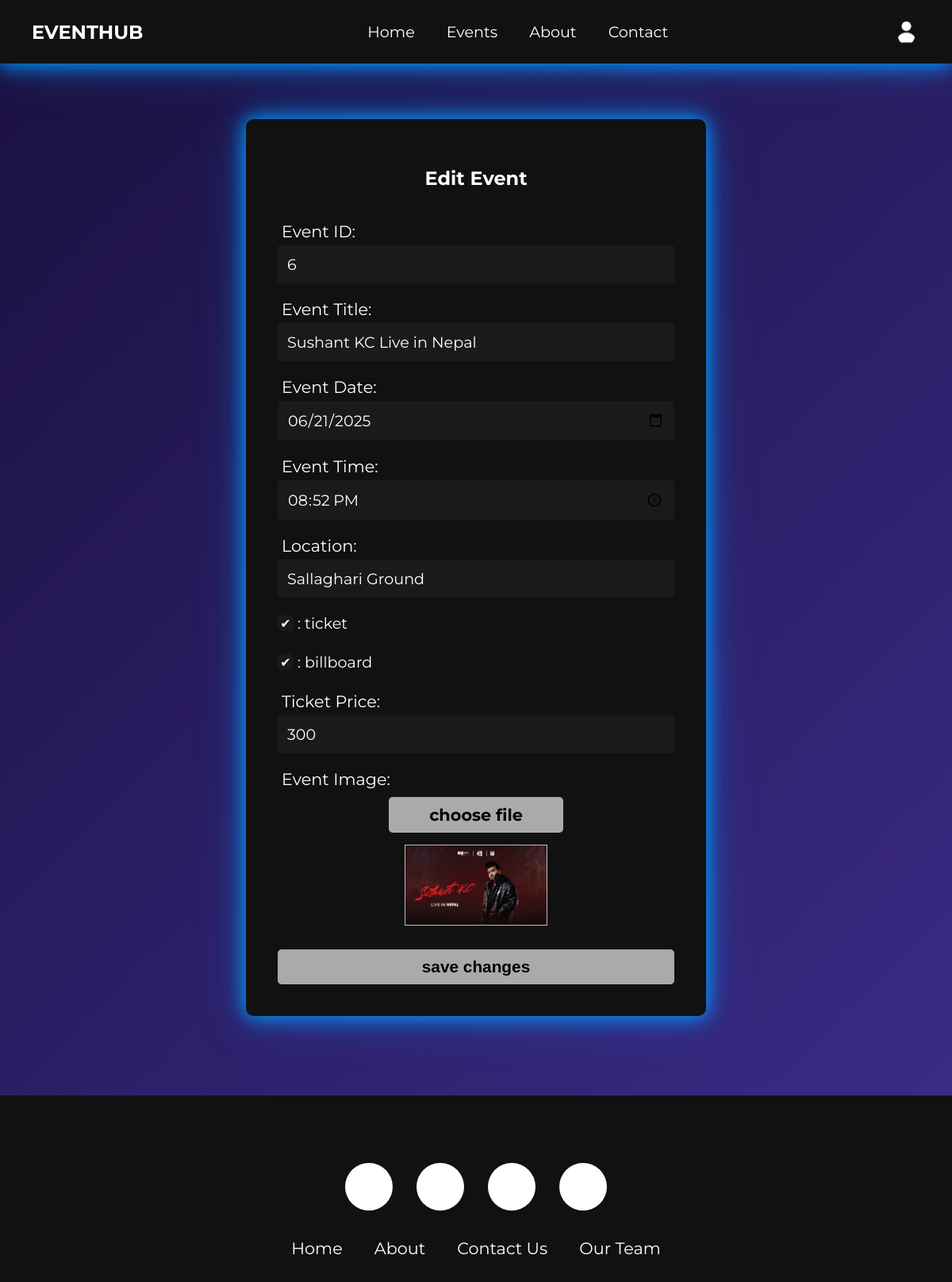
Page /events/edit/6/ (signed in) on the committed database.
### eventhub_user/models.py (models this page shows, shortened)
class CustomUser(AbstractBaseUser, PermissionsMixin):
    ROLE_CHOICES = [
        ('organizer', 'Organizer'),
        ('attendee', 'Attendee'),
        ('admin','Admin')
    ]
    id = models.AutoField(primary_key=True)
    name = models.CharField(max_length=255)
    email = models.EmailField(unique=True)
    joined_at = models.DateField(auto_now_add=True)
    role = models.CharField(max_length=10, choices=ROLE_CHOICES, default='attendee')
    is_active = models.BooleanField(default=True)
    is_staff = models.BooleanField(default=False)
    profile_picture = models.ImageField(
        upload_to='user_images/',
        default='user_images/default.png',
        null=True,
        blank=True
    )
    groups = models.ManyToManyField(Group, related_name="customuser_set", blank=True)
    user_permissions = models.ManyToManyField(Permission, related_name="customuser_permissions_set", blank=True)
    objects = CustomUserManager()
    USERNAME_FIELD = 'email'
    REQUIRED_FIELDS = ['name']

### eventmodule/models.py (models this page shows, shortened)
class Event(models.Model):
    event_id = models.AutoField(primary_key=True)
    title = models.CharField(max_length=200)
    description = models.TextField()
    event_date = models.DateField()
    event_time = models.TimeField()
    organizer = models.ForeignKey(CustomUser, on_delete=models.CASCADE, related_name='organized_events')
    location = models.CharField(max_length=200)
    created_at = models.DateTimeField(auto_now_add=True)
    is_active = models.BooleanField(default=True)
    has_ticket = models.BooleanField(default=False)
    is_billboard = models.BooleanField(default=False)
    ticket_price = models.DecimalField(max_digits=10, decimal_places=0, null=True, blank=True)
    event_image = models.ImageField(upload_to='event_images/', null=True, blank=True)

### eventmodule/views.py (the view)
# urls.py: path('events/edit/<int:event_id>/', views.edit_event_view, name='edit_event'),
@login_required
@user_passes_test(is_admin_or_organizer)
def edit_event_view(request, event_id):
    event = get_object_or_404(Event, pk=event_id)
    context = {
        'user': request.user,
        'event':event,
        'show_downbar': False
    }
    return render(request, 'events/event_edit.html', context)

### eventmodule/views.py (called while the page is built)
def is_admin_or_organizer(user):
    return user.is_authenticated and (user.is_staff or user.role == 'organizer')

### events/templates/events/event_edit.html (shortened to what this page needs)
{% extends 'base.html' %}
{% load static %}
{% load custom_filters %}
{% block extra_css %}
    <link rel="stylesheet" href="{% static 'CSS/Pages/event_edit.css' %}" />
{% endblock %}
{% block content %}
<div class="edit-event-container">
    <div class="event-edit-form">
        <h2>Edit Event</h2>
        <form id="form-edit-events">
            <label for="title" class="input-label">Event ID:</label>
            <div class="input-container">
                <input type="text" id="event_id" name="event_id" value="{{ event.event_id }}" readonly />
            </div>
            <label for="title" class="input-label">Event Title:</label>
            <div class="input-container">
                <input type="text" id="title" name="title" value="{{ event.title }}" placeholder="Enter event title..." />
            </div>
            <label for="event_date" class="input-label">Event Date:</label>
            <div class="input-container">
                <input type="date" id="event_date" name="event_date" value="{{ event.event_date|date:'Y-m-d' }}" />
            </div>
            <label for="event_time" class="input-label">Event Time:</label>
            <div class="input-container">
                <input type="time" id="event_time" name="event_time" value="{{ event.event_time|time:'H:i' }}" />
            </div>
            <label for="location" class="input-label">Location:</label>
            <div class="input-container">
                <input type="text" id="location" name="location" value="{{ event.location }}" placeholder="Enter event location..."  />
            </div>
            <div class="ticket">
                <label class="ticket-custom-checkbox">
                  <span class="ticket-checkmark"></span>
                  <h3>: ticket</h3>
                </label>
              </div>
            {% if user.role == 'admin' %}
            <div class="ticket">
                <label class="ticket-custom-checkbox">
                  <span class="ticket-checkmark"></span>
                  <h3>: billboard</h3>
                </label>
            </div>
            {% endif %}
            <label for="ticket_price" class="input-label">Ticket Price:</label>
            <div class="input-container">
                <input type="number" id="ticket_price" name="ticket_price" value="{{ event.ticket_price }}" placeholder="Enter ticket price..." readonly/>
            </div>
            <label for="event-image" class="input-label">Event Image:</label>
            <label class="custom-file-upload">
                choose file
            </label>
            {% if event.event_image %}
                <img id="event-image-preview" src="{{ event.event_image.url }}" alt="Event Image" style="max-width: 300px; margin:10px auto 10px auto; height:100px; border:1px solid #bbb;">
            {% else %}
                <img id="event-image-preview" src="" alt="Event Image" style="max-width: 300px; margin:10px auto 10px auto; display: none; height:100px; border:1px solid #bbb;">
            {% endif %}
            <div class="inspect-div">
                <button  type="submit" class="inspect">
                  save changes
                </button>
            </div>
        </form>
    </div>
</div>
{% endblock %}

### events/templates/navbar.html (shortened to what this page needs)
<div>
  <nav class="navbar">
    <ul class="horizontal-bar">
      <li class="logo">EventHub</li>
      <li class="hideonMobile {% if request.path == '/' %}nav-active{% endif %}">
        <a href="{% url 'home' %}">
          Home
        </a>
      </li>
      <li class="hideonMobile {% if request.path == '/events/' %}nav-active{% endif %}">
        {% if user.is_authenticated %}
        <a href="{% url 'events' %}" id="event-btn">
          Events
        </a>
        {% else %}
        <a href="" id="event-login-btn" class="login-container-open">
          Events
        </a>
        {% endif %}
      </li>
      <li class="hideonMobile {% if request.path == '/about/' %}nav-active{% endif %}">
        <a href="{% url 'about' %}">
          About
        </a>
      </li>
      <li class="hideonMobile">
        <a href="" id="contact-btn">
          Contact
        </a>
      </li>
      <li class="nav-login">
        {% if user.is_authenticated %}
        <button id="user-profile" class="profile-btn">
          <img src="{{ user.profile_picture.url }}" alt="Profile Picture"
            onerror="this.src='/media/user_images/default.png'">
        </button>
        {% else %}
        <a href="" id="login-btn" class="login-container-open">Login</a>
        {% endif %}
      </li>
    </ul>
  </nav>
</div>

### events/static/CSS/Features/navbar.css (style rules this page uses)
body { margin: 0; font-family: 'Montserrat', sans-serif; background: linear-gradient(135deg, #1a103e, #3e2c8d); padding: 0; box-sizing: border-box; overflow-y: scroll; }
.navbar { position: fixed; top: 0; left: 0; width: 100%; background-color: var(--navigationbar); padding: 20px 0px; z-index: 1000; box-shadow: 0 0 20px rgba(0, 153, 255, 0.8), 0 0 30px rgba(0, 153, 255, 0.6), 0 0 60px rgba(0, 153, 255, 0.4); }
.horizontal-bar { list-style-type: none; margin: 0; padding: 0; display: flex; align-items: center; gap: 40px; height: 40px; }
.horizontal-bar li { font-size: 1.2rem; position: relative; }
.horizontal-bar .logo { margin-right: auto; color: var(--fontcolor); font-size: 1.5rem; font-weight: bold; text-transform: uppercase; }
.horizontal-bar a { text-decoration: none; color: var(--fontcolor); transition: 0.5s ease; position: relative; align-items: center; }
.horizontal-bar a::after, .nav-active::after { content: ''; display: block; width: 0; height: 2px; background: var(--mainfonthover); position: absolute; bottom: -5px; left: 0; }
.horizontal-bar .nav-login { margin-right: 40px; margin-left: auto; }
.profile-btn { background-color: transparent; border: none; height: 35px; width: 35px; border-radius: 50%; display: flex; justify-content: center; align-items: center; }
.profile-btn img { height: 100%; width: 100%; border-radius: 50%; object-fit: cover; }

### events/static/CSS/Features/color.css (style rules this page uses)
:root { --navigationbar: #111; --fontcolor:#fff; --mainfonthover: #ffcc00; }

### events/static/CSS/Features/form.css (style rules this page uses)
form { display: flex; flex-direction: column; align-items: stretch; }
.input-label { margin-top: 20px; margin-left: 5px; text-align: left; margin-bottom: 4px; font-size: 1.2rem; }
.input-container { position: relative; display: flex; align-items: center; }
input[type="email"], input[type="password"], input[type="text"], input[type="number"], input[type="date"], input[type="time"], textarea { font-family: 'Montserrat', sans-serif; width:100%; padding: 10px; border-radius: 5px; border: none; background-color: #1a1a1a; font-size: 1.1rem; outline: 2px solid transparent; outline-offset: 2px; color: white; }
.inspect-div { text-align: center; }
.inspect { width: 100%; padding: 10px; background-color: #aaa; color: #000; border: none; border-radius: 5px; cursor: pointer; font-size: 1.3rem; font-weight: bold; transition: 0.3s ease-in-out; }

### events/static/CSS/Pages/event_edit.css (style rules this page uses)
.edit-event-container { justify-content: center; align-items: center; margin: 0; }
.event-edit-form { margin: 150px auto 100px auto; max-width: 500px; background-color: #111; padding: 40px 40px; border-radius: 10px; position: relative; color: var(--fontcolor); text-align: center; box-shadow: 0 0 20px rgba(0, 153, 255, 0.8), 0 0 30px rgba(0, 153, 255, 0.6), 0 0 60px rgba(0, 153, 255, 0.4); }
.custom-file-upload { margin: 5px auto 0 auto; width:40%; padding: 10px; background-color: #aaa; color: #000; border: none; border-radius: 5px; cursor: pointer; font-size: 1.3rem; font-weight: bold; transition: 0.3s ease-in-out; }
.ticket-custom-checkbox { margin-top: 20px; display: flex; align-items: center; height: 100%; }
.ticket-custom-checkbox h3 { color: white; margin: 0; padding: 0; font-size: 1.2rem; font-weight: 400; }
.ticket-custom-checkbox { display: flex; align-items: center; font-size: 16px; }
.ticket-checkmark { width: 20px; height: 20px; border: none; border-radius: 5px; margin-right: 5px; position: relative; background-color:#1a1a1a; }
input[type="checkbox"]:checked+.ticket-checkmark::after { content: '✔'; position: absolute; top: 50%; left: 50%; transform: translate(-50%, -50%); color: white; font-size: 16px; }
.inspect-div { text-align: center; }
.inspect { margin-top: 20px; width: 100%; padding: 10px; background-color: #aaa; color: #000; border: none; border-radius: 5px; cursor: pointer; font-size: 1.3rem; font-weight: bold; transition: 0.3s ease-in-out; }
.event-edit-form label { font-size: 1.3rem; margin-bottom: 5px; }
.event-edit-form input { padding: 12px; font-size: 1.2rem; border-radius: 4px; background-color: #1a1a1a; color:white; }
.event-edit-form input[readonly] { cursor: not-allowed; }

### rows in the picture
CustomUser: profile_picture (placeholder picture)
Event: event_id "6", title "Sushant KC Live in Nepal", event_date "06/21/2025", event_time "20:52", location "Sallaghari Ground", ticket_price "300", event_image (picture)
